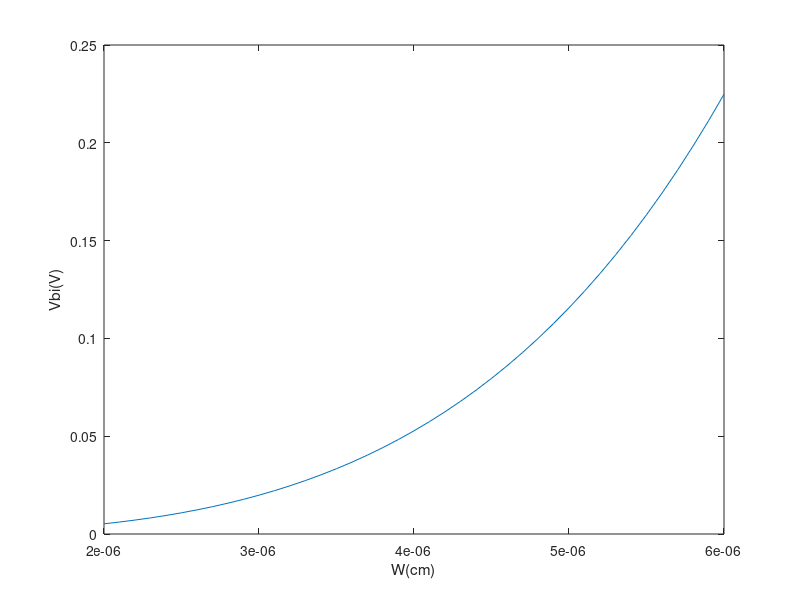

MATLAB code for this plot:
clc;
clear;
close all;

si = 11.9;
Dx =0.00000005;
a_n=0.000002;
a_p=0.000002;
An=10^15;
Ap=10^15;
Wi=0.000002:2*Dx:0.000006;
W=0.000002;
Vbi=zeros(1,41);
for k = 1:41
    %W = Wi(i);
    x_n=W/2;
    x_p=W/2;
    N=int32(W/Dx);
    num=(-W/2:Dx:W/2);
    N1=linspace(-W/2,-Dx,N/2);
    N2=linspace(Dx,W/2,N/2);
    px1=-1.6*10^(-19)*Ap*(exp(-N1./a_p)-1);
    px2=1.6*10^(-19)*An*(exp(N2./a_n)-1);
    Ex=zeros(1,(int32(W/Dx)+1));
    Ex(1,1:int32(W/(2*Dx)))=(1/si)*An*cumtrapz(N1,px1);
    Ex(1,int32(W/(2*Dx)+2):int32(W/(Dx)+1))=(1/si)*Ap*cumtrapz(N2,px2)+Ex(1,int32(W/(2*Dx)));
    phi=zeros(1,(int32(W/Dx)+1));
    for i = 2:(W/(Dx)+1)
       phi(i)=phi(i-1) - Ex(i-1)*Dx;
    end
    Vbi(k)=phi(int32(W/(Dx)));
    W=W+0.0000001;
end
figure(1);
plot(Wi,Vbi);
xlabel('W(cm)');ylabel('Vbi(V)');
